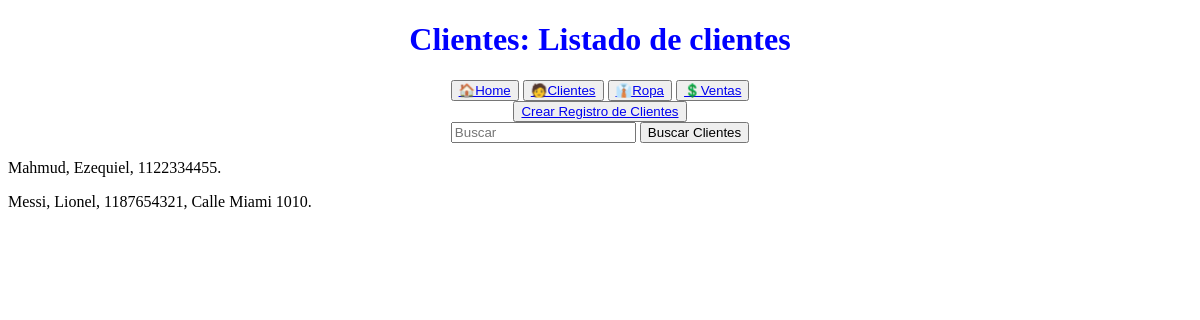
The app's page /cliente/list, older data.
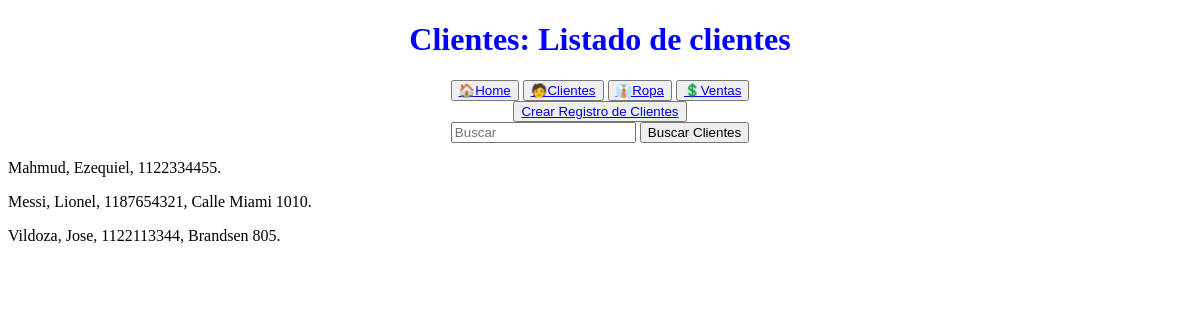
The same page, newer data.
### comercios/models.py (models this page shows)
class Cliente(models.Model):
    nombre = models.CharField(max_length=50)
    apellido = models.CharField(max_length=50)
    celular = models.CharField(max_length=15)
    domicilio = models.CharField(max_length=200, blank=True, null=True)
    nacimiento = models.DateField(blank=True, null=True)
    def __str__(self) -> str:
        if self.domicilio is not None:
            return f"{self.apellido.capitalize()}, {self.nombre.capitalize()}, {self.celular}, {self.domicilio}."
        else:
            return f"{self.apellido.capitalize()}, {self.nombre.capitalize()}, {self.celular}."
    class Meta:
        verbose_name = "Cliente"
        verbose_name_plural = "Clientes"

### comercios/views.py (the view)
# urls.py: path("cliente/list", views.cliente_list, name="cliente_list"),
def cliente_list(request):
    q = request.GET.get('q')
    if q:
        query = Cliente.objects.filter(nombre__icontains=q) and Cliente.objects.filter(apellido__icontains=q)
    else:
        query = Cliente.objects.all()
    context = {"object_list": query}
    return render(request, 'comercios/cliente_list.html', context)

### comercios/templates/comercios/cliente_list.html
{% extends 'comercios/base.html' %}
{% block header %}
Clientes: Listado de clientes
{% endblock header %}
{% block main %}
<button><a href="{% url 'cliente_create' %}">Crear Registro de Clientes</a></button>
    <form action="{% url 'cliente_list' %}" method="get">
        <input type="text" name="q" placeholder="Buscar">
        <button type="submit">Buscar Clientes</button>
    </form>
    {% for object in object_list %}
        <p style="text-align: left;">{{ object }}</p>
    {% empty %}
        <p style="text-align: left;">No hay registros disponibles.</p>
    {% endfor %}
{% endblock main %}

Row changes from the older to the newer data that the page shows:
added Cliente: domicilio+apellido+nombre "Vildoza, Jose, 1122113344, Brandsen 805."
